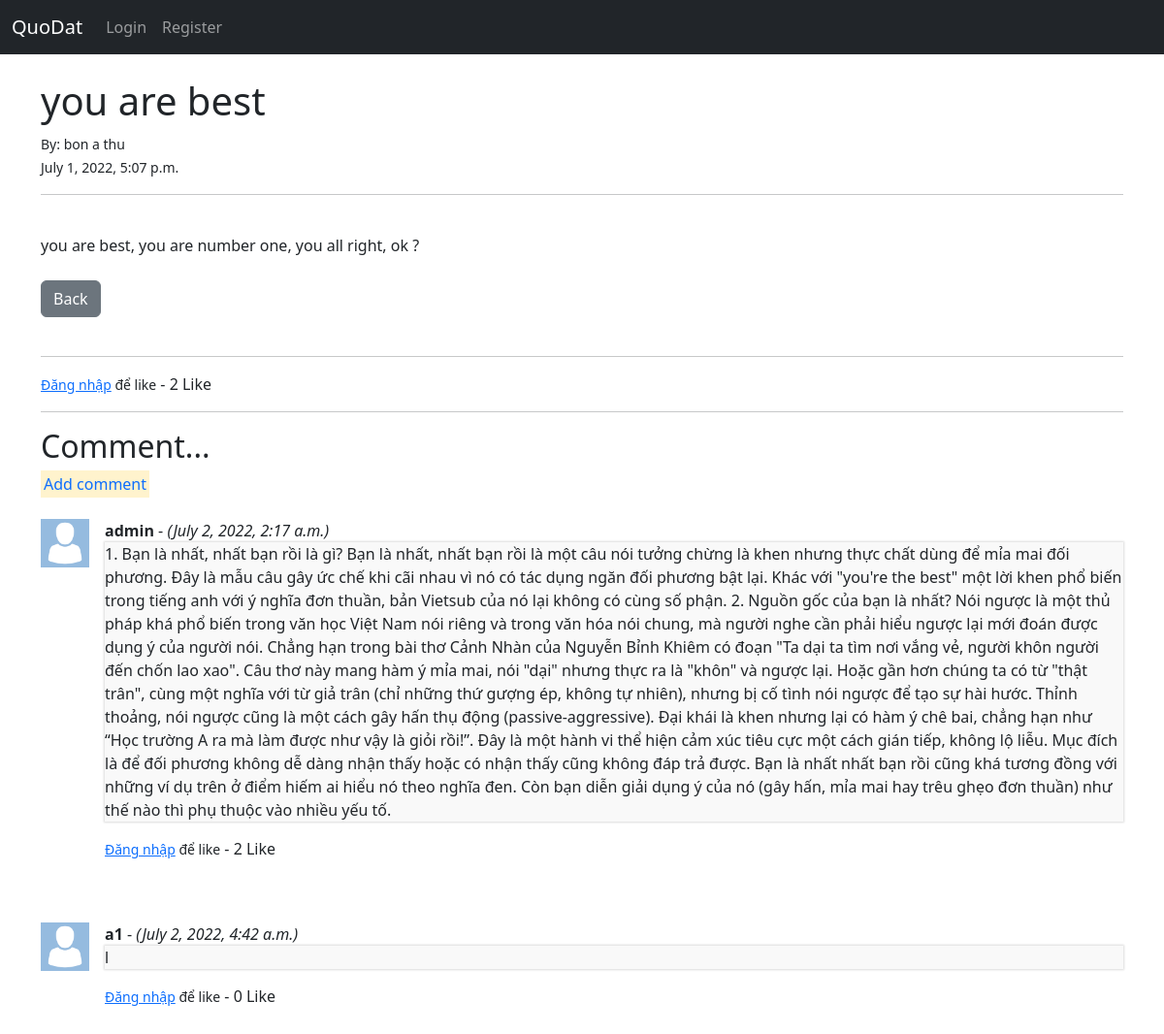
Screenshot of /apphome/mangxahoi/chitiet/15/ with the database file from the repository.
### mangxahoi/models.py (models this page shows, shortened)
class Post(models.Model):
    title = models.CharField(max_length=255)
    author = models.ForeignKey(User, on_delete=models.CASCADE)
    body = models.TextField()
    post_date = models.DateTimeField(auto_now_add=True)
    likes = models.ManyToManyField(User, related_name='blog_posts')
    def total_likes(self):
        return self.likes.count()

class Comment(models.Model):
    post = models.ForeignKey(Post, related_name="comments", on_delete=models.CASCADE)
    name = models.ForeignKey(User, on_delete=models.CASCADE)
    body = models.TextField()
    cmt_date = models.DateTimeField(auto_now_add=True)
    cmt_likes = models.ManyToManyField(User, related_name='blog_cmts')

### mangxahoi/views.py (the view)
# urls.py: path('chitiet/<int:pk>/', ChitietView.as_view(), name='chitiet'),
class ChitietView(DetailView):
    model = Post
    template_name = 'mangxahoi/chitiet.html'

### mangxahoi/templates/mangxahoi/chitiet.html (shortened to what this page needs)
{% extends "mangxahoi/base.html" %}
{% load static %}
{% block content %}
<h1>{{ post.title }}</h1>
<small>
    By:
    {{post.author.last_name}}
    {{post.author.first_name}}
    <br>
    {{ post.post_date }}
</small>
<br>
<hr>
<br>
{{ post.body|safe }}
<br><br>
<a href="{% url 'mangxahoi:mangxahoi' %}" class="btn btn-secondary">Back</a>
<br><br>
<hr>
<form action="{% url 'mangxahoi:like_post' post.pk %}" method="POST">
    {% if user.is_authenticated %}
        {% if user in post.likes.all %}
            <button type="submit", name="post_id", value="{{post.id}}", class="btn btn-danger btn-sm">Unlike</button>
        {% else %}
            <button type="submit", name="post_id", value="{{post.id}}", class="btn btn-primary btn-sm">Like</button>
        {% endif %}
    {% else %}
        <small><a href="{% url 'login' %}">Đăng nhập</a> để like</small>
    {% endif %}
    - {{ post.total_likes}} Like
</form>
<hr>
<h2>Comment...</h2>
{% if user.is_authenticated %}
    {% if not post.comments.all %}
        The first person comment, <a href="{% url 'mangxahoi:add_comment' post.pk %}">add on...</a>
    {% else %}
        <mark><a href="{% url 'mangxahoi:add_comment' post.pk %}" class="text-decoration-none">Add comment</a></mark> <br><br>
    {% endif %}
{% else %}
    {% if not post.comments.all %}
        The first person comment, <a href="{% url 'login' %}">add on...</a>
    {% else %}
        <mark><a href="{% url 'login' %}" class="text-decoration-none">Add comment</a></mark> <br><br>
    {% endif %}
{% endif %}
{% for comment in post.comments.all %}
    <div class="d-flex">
        <div class="flex-shrink-0">
            <img src="{% static 'mangxahoi/images/avatar.png' %}" alt="avatar" width ="50vw" >
        </div>
        <div class="flex-grow-1 ms-3">
            <strong>{{comment.name}}</strong>   - <i>({{comment.cmt_date}})</i>
            <br>
            <p style="box-shadow:0px 0px 2px 1px #dcdcdc;background:#f9f9f9;">
                {{comment.body|safe}}
                <form action="{% url 'mangxahoi:like_comment' comment.pk %}" method="POST">
                    {% if user.is_authenticated %}
                        {% if user in comment.cmt_likes.all %}
                            <button type="submit", name="comment_id", value="{{comment.id}}", class="btn btn-danger btn-sm">Unlike</button>
                        {% else %}
                            <button type="submit", name="comment_id", value="{{comment.id}}", class="btn btn-primary btn-sm">Like</button>
                        {% endif %}
                    {% else %}
                        <small><a href="{% url 'login' %}">Đăng nhập</a> để like</small>
                    {% endif %}
                    - {{ comment.cmt_likes.count }} Like
                </form>
            </p>
            <br><br>
        </div>
    </div>
{% endfor %}
{% endblock %}

### mangxahoi/templates/mangxahoi/base.html (shortened to what this page needs)
<!doctype html>
<html lang="en">
  <head>
    <link href="https://cdn.jsdelivr.net/npm/bootstrap@5.2.0-beta1/dist/css/bootstrap.min.css" rel="stylesheet">
  </head>
  <body>
  <nav class="navbar navbar-expand-lg navbar-dark bg-dark">
    <div class="container-fluid">
      <a class="navbar-brand" href="{% url 'mangxahoi:mangxahoi' %}">QuoDat</a>
      <div class="collapse navbar-collapse" id="navbarSupportedContent">
        <ul class="navbar-nav me-auto mb-2 mb-lg-0">
          {% if user.is_authenticated %}
            <li class="nav-item">
              <a class="nav-link" href="{% url 'mangxahoi:add_post' %}">Add Port</a>
            </li>
            <li class="nav-item">
              <a class="nav-link" href="{% url 'logout' %}">Logout</a>
            </li>
          {% else %}
            <li class="nav-item">
              <a class="nav-link" href="{% url 'login' %}">Login</a>
            </li>
            <li class="nav-item">
              <a class="nav-link" href="{% url 'mangxahoi_members:register' %}">Register</a>
            </li>
          {% endif %}
        </ul>
      </div>
    </div>
  </nav>
    <br>
    <div class="container">
        {% block content %}
        {% endblock %}
    </div>
  </body>
</html>

### rows the page displays
Post: title "you are best", author.last_name "bon", author.first_name "a thu", post_date "July 1, 2022, 5:07 p.m.", body "you are best, you are number one, you all right, ok ?", total_likes "2"
Comment: name "admin", cmt_date "July 2, 2022, 2:17 a.m.", body "1. Bạn là nhất, nhất bạn rồi là gì? Bạn là nhất, nhất bạn rồi là một câu nói tưởng chừng là khen nhưng thực chất dùng để mỉa mai đối phương. Đây là mẫu câu gây ức chế khi cãi nhau vì nó có tác dụng ngăn đối phương bật lại. Khác với \"you're the best\" một lời khen phổ biến trong tiếng anh với ý nghĩa đơn thuần, bản Vietsub của nó lại không có cùng số phận. 2. Nguồn gốc của bạn là nhất? Nói ngược là một thủ pháp khá phổ biến trong văn học Việt Nam nói riêng và trong văn hóa nói chung, mà người nghe cần phải hiểu ngược lại mới đoán được dụng ý của người nói. Chẳng hạn trong bài thơ Cảnh Nhàn của Nguyễn Bỉnh Khiêm có đoạn \"Ta dại ta tìm nơi vắng vẻ, người khôn người đến chốn lao xao\". Câu thơ…", cmt_likes.count "2"
Comment: name "a1", cmt_date "July 2, 2022, 4:42 a.m.", body "l", cmt_likes.count "0"
